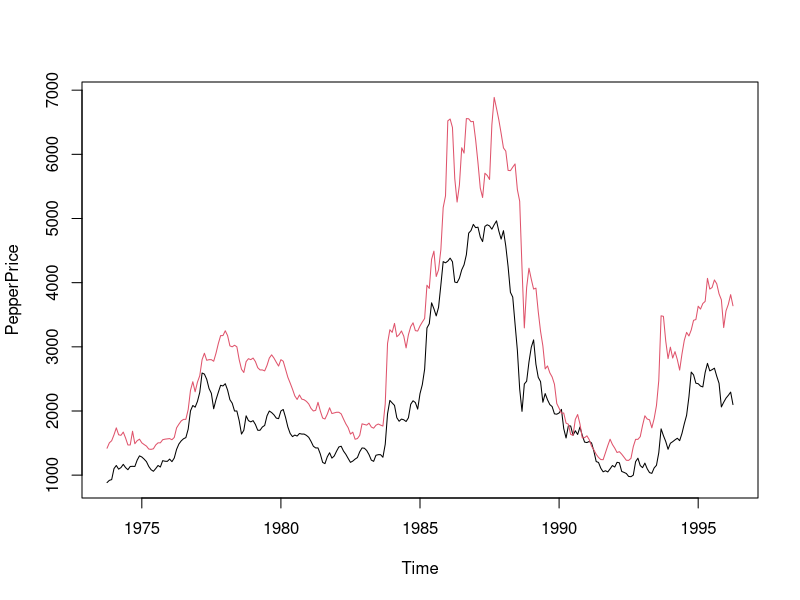
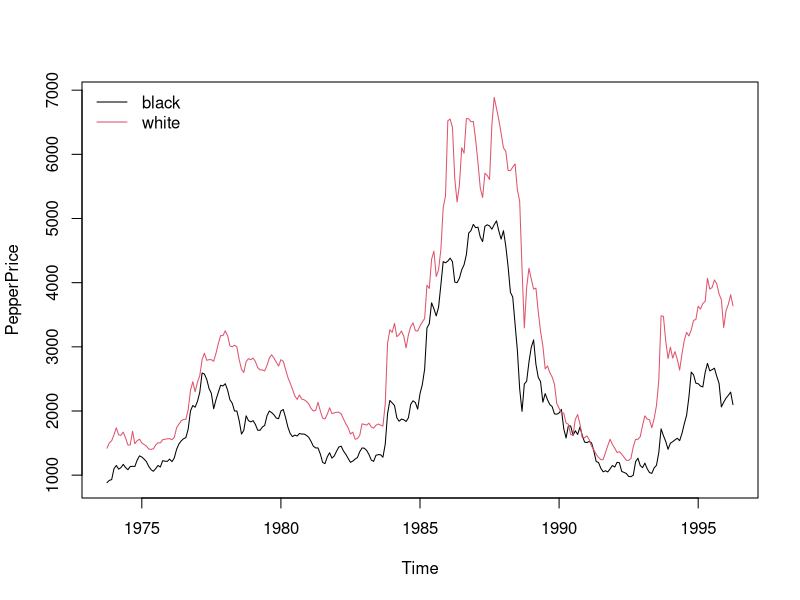

Recreate these plots in R, in order.
library("tseries")
library("urca")
library(AER)

data("PepperPrice")
plot(PepperPrice, plot.type = "single", col = 1:2)


data("PepperPrice")
plot(PepperPrice, plot.type = "single", col = 1:2)
legend("topleft", c("black", "white"), bty = "n",col = 1:2, lty = rep(1,2))

#unit root tests
adf.test(log(PepperPrice[, "white"]))

pp.test(log(PepperPrice[, "white"]), type = "Z(t_alpha)")
pepper_ers <- ur.ers(log(PepperPrice[, "white"]),
  type = "DF-GLS", model = "const", lag.max = 4)
summary(pepper_ers)

#stationarity tests
kpss.test(log(PepperPrice[, "white"]))
#Kwiatkowski-Phillips-Schmidt-Shin (KPSS) test for the null hypothesis that x is level or trend stationary

#cointegration
po.test(log(PepperPrice))
pepper_jo <- ca.jo(log(PepperPrice), ecdet = "const", type = "trace")
summary(pepper_jo)
pepper_jo2 <- ca.jo(log(PepperPrice), ecdet = "const", type = "eigen")
summary(pepper_jo2)
